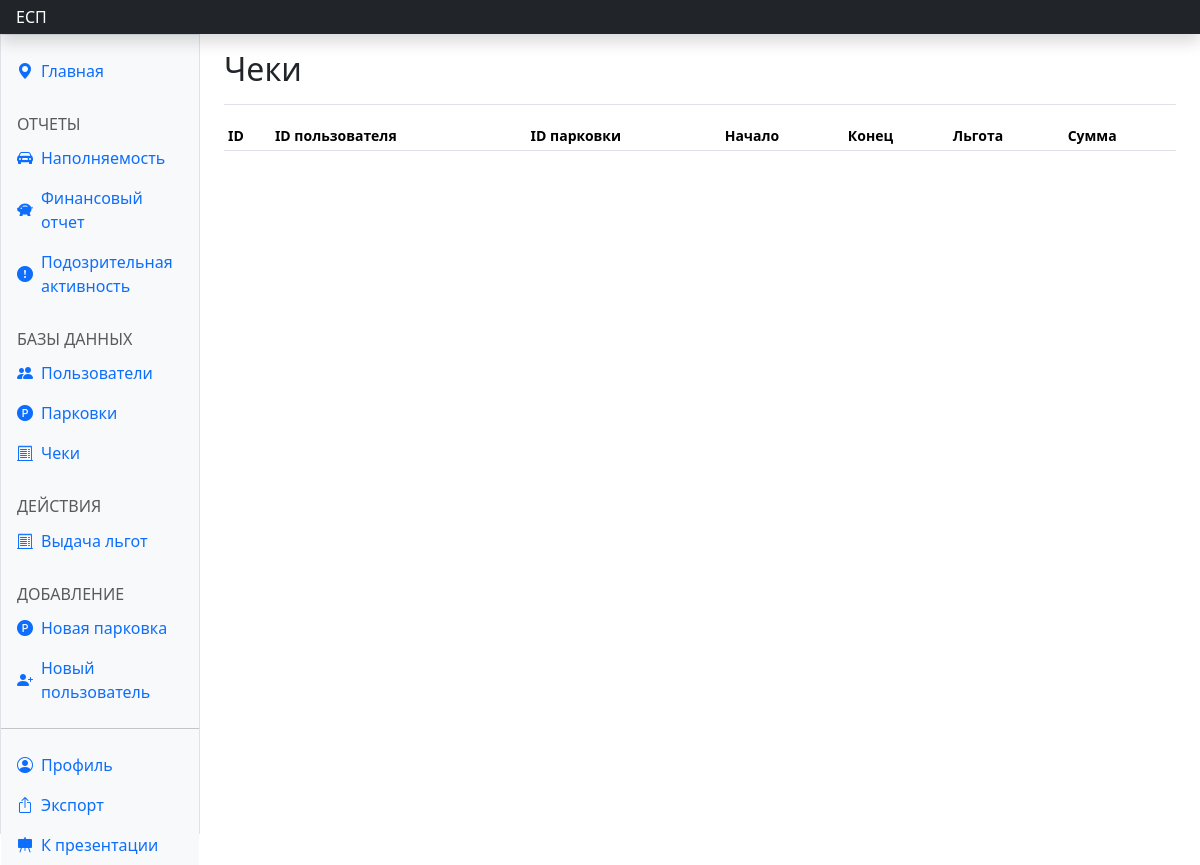
The page /dash_reciepts/ (signed in) on the database as committed earlier.
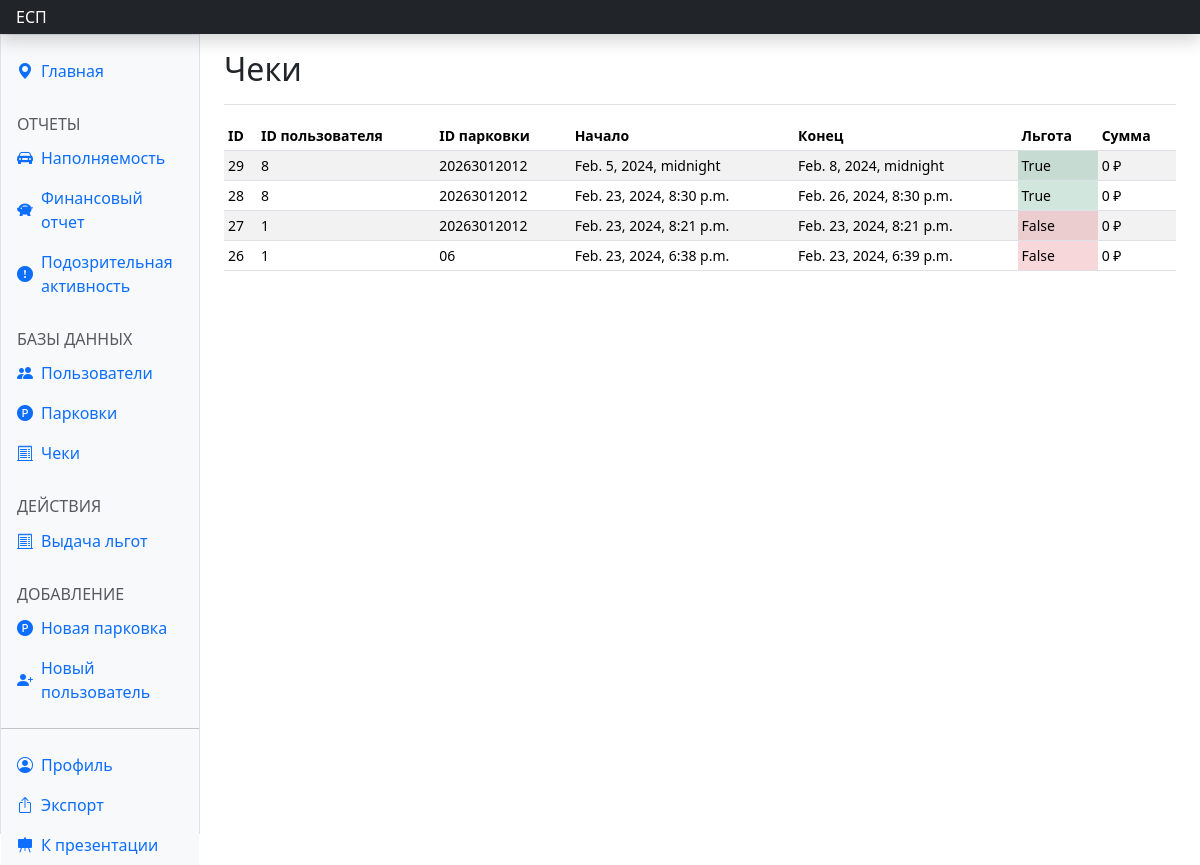
The same page on the database as committed later.
### parkingapp/models.py (models this page shows)
class Reciept(models.Model):
    parking_id = models.CharField(default='', max_length=100)
    user_id = models.IntegerField(default=0)
    start_time = models.DateTimeField(default=datetime(2, 1, 1, 0, 0, 0, tzinfo=None))
    final_start_time = models.DateTimeField(default=datetime(2, 1, 1, 0, 0, 0, tzinfo=None))
    finish_time = models.DateTimeField(default=datetime(2, 1, 1, 0, 0, 0, tzinfo=None))
    final_price = models.BigIntegerField(default=-1)
    benefit = models.BooleanField(default=False)
    price_per_hour = models.IntegerField(default=-1)

### parkingapp/views.py (the view)
# urls.py: path('dash_reciepts/', views.dash_reciepts, name='dash_reciepts'),
@login_required(redirect_field_name=None)
def dash_reciepts(request):
    if not request.user.admin_view:
        return redirect(reverse('parkingapp:dont_have_access'))
    reciepts = Reciept.objects.all()
    context = {
        'title': '',
        'reciepts': list(reciepts)[::-1],
    }
    return render(request, 'dash_reciepts.html', context)

### parkingapp/templates/dash_reciepts.html
{% extends 'dash_base.html' %}
{% block recact %}active{% endblock %}
{% block content %}
<main class="col-md-9 ms-sm-auto col-lg-10 px-md-4">
  <div class="d-flex justify-content-between flex-wrap flex-md-nowrap align-items-center pt-3 pb-2 mb-3 border-bottom">
    <h1 class="h2">Чеки</h1>
  </div>
  <div class="table-responsive small">
    <table class="table table-striped table-sm">
      <thead>
        <tr>
          <th scope="col">ID</th>
          <th scope="col">ID пользователя</th>
          <th scope="col">ID парковки</th>
          <th scope="col">Начало</th>
          <th scope="col">Конец</th>
          <th scope="col">Льгота</th>
          <th scope="col">Сумма</th>
        </tr>
      </thead>
      <tbody class="align-middle">
        {% for el in reciepts %}
        <tr>
          <td>{{el.pk}}</td>
          <td>{{el.user_id}}</td>
          <td>{{el.parking_id}}</td>
          <td>{{el.start_time}}</td>
          <td>{{el.finish_time}}</td>
          <td class="{% if el.benefit %} bg-success-subtle {% else %} bg-danger-subtle {% endif %}">{{el.benefit}}</td>
          <td>{{el.final_price}} ₽</td>
        </tr>
        {% endfor %}
      </tbody>
    </table>
  </div>
</main>
{% endblock %}

### parkingapp/templates/dash_base.html (shortened to what this page needs)
<!doctype html>
<html lang="en" data-bs-theme="light">
{% load static %}
<head>
  <link rel="stylesheet" href="https://cdn.jsdelivr.net/npm/@docsearch/css@3">
  <link href="https://cdn.jsdelivr.net/npm/bootstrap@5.3.2/dist/css/bootstrap.min.css" rel="stylesheet"
>
  <link href="https://cdn.jsdelivr.net/npm/bootstrap-icons@1.10.5/font/bootstrap-icons.min.css" rel="stylesheet">
  <link href="https://getbootstrap.com/docs/5.3/examples/dashboard/dashboard.css" rel="stylesheet">
</head>
<body>
  <header class="navbar sticky-top bg-dark flex-md-nowrap p-0 shadow" data-bs-theme="dark">
    <a class="navbar-brand col-md-3 col-lg-2 me-0 px-3 fs-6 text-white" href="{% url 'parkingapp:info' %}">ЕСП</a>
  </header>
  <div class="container-fluid">
    <div class="row">
      <div class="sidebar border border-right col-md-3 col-lg-2 p-0 bg-body-tertiary">
        <div class="offcanvas-md offcanvas-end bg-body-tertiary" tabindex="-1" id="sidebarMenu"
          aria-labelledby="sidebarMenuLabel">
          <div class="offcanvas-body d-md-flex flex-column p-0 pt-lg-3 overflow-y-auto">
            <ul class="nav flex-column mb-auto">
              <li class="nav-item">
                <a class="nav-link d-flex align-items-center gap-2 {% block mainact %}{% endblock %}"
                  href="{% url 'parkingapp:dash_main' %}">
                  <i class="bi bi-geo-alt-fill"></i>
                  Главная
                </a>
              </li>
            </ul>
            <h6
              class="sidebar-heading d-flex justify-content-between align-items-center px-3 mt-4 mb-1 text-body-secondary text-uppercase">
              <span>Отчеты</span>
            </h6>
            <ul class="nav flex-column">
              <li class="nav-item">
                <a class="nav-link d-flex align-items-center gap-2 {% block fullact %}{% endblock %}"
                  aria-current="page" href="{% url 'parkingapp:dash_full' %}">
                  <i class="bi bi-car-front-fill"></i>
                  Наполняемость
                </a>
              </li>
              <li class="nav-item">
                <a class="nav-link d-flex align-items-center gap-2 {% block finact %}{% endblock %}"
                  href="{% url 'parkingapp:dash_fin' %}">
                  <i class="bi bi-piggy-bank-fill"></i>
                  Финансовый отчет
                </a>
              </li>
              <li class="nav-item">
                <a class="nav-link d-flex align-items-center gap-2 {% block corract %}{% endblock %}"
                  href="{% url 'parkingapp:dash_corr' %}">
                  <i class="bi bi-exclamation-circle-fill"></i>
                  Подозрительная активность
                </a>
              </li>
              <h6
                class="sidebar-heading d-flex justify-content-between align-items-center px-3 mt-4 mb-1 text-body-secondary text-uppercase">
                <span>Базы данных</span>
              </h6>
              <ul class="nav flex-column mb-auto">
                <li class="nav-item">
                  <a class="nav-link d-flex align-items-center gap-2 {% block usersact %}{% endblock %}"
                    href="{% url 'parkingapp:dash_users' %}">
                    <i class="bi bi-people-fill"></i>
                    Пользователи
                  </a>
                </li>
                <li class="nav-item">
                  <a class="nav-link d-flex align-items-center gap-2 {% block parksact %}{% endblock %}"
                    href="{% url 'parkingapp:dash_parks' %}">
                    <i class="bi bi-p-circle-fill"></i>
                    Парковки
                  </a>
                </li>
                <li class="nav-item">
                  <a class="nav-link d-flex align-items-center gap-2 {% block recact %}{% endblock %}"
                    href="{% url 'parkingapp:dash_reciepts' %}">
                    <i class="bi bi-receipt-cutoff"></i>
                    Чеки
                  </a>
                </li>
              </ul>
              <h6
                class="sidebar-heading d-flex justify-content-between align-items-center px-3 mt-4 mb-1 text-body-secondary text-uppercase">
                <span>Действия</span>
              </h6>
              <ul class="nav flex-column mb-auto">
                <li class="nav-item">
                  <a class="nav-link d-flex align-items-center gap-2 {% block couponact %}{% endblock %}"
                    href="{% url 'parkingapp:coupon' %}">
                    <i class="bi bi-receipt-cutoff"></i>
                    Выдача льгот
                  </a>
                </li>
              </ul>
              <h6
                class="sidebar-heading d-flex justify-content-between align-items-center px-3 mt-4 mb-1 text-body-secondary text-uppercase">
                <span>Добавление</span>
              </h6>
              <ul class="nav flex-column mb-auto">
                <li class="nav-item">
                  <a class="nav-link d-flex align-items-center gap-2 {% block addact %}{% endblock %}"
                    href="{% url 'parkingapp:addparking' %}">
                    <i class="bi bi-p-circle-fill"></i>
                    Новая парковка
                  </a>
                </li>
                <li class="nav-item">
                  <a class="nav-link d-flex align-items-center gap-2 {% block signact %}{% endblock %}"
                    href="{% url 'parkingapp:signadmin' %}">
                    <i class="bi bi-person-plus-fill"></i>
                    Новый пользователь
                  </a>
                </li>
              </ul>
              <hr class="my-3">
              <ul class="nav flex-column mb-auto">
                <li class="nav-item">
                  <a class="nav-link d-flex align-items-center gap-2 {% block profact %}{% endblock %}"
                    href="{% url 'parkingapp:dash_profile' %}">
                    <i class="bi bi-person-circle"></i>
                    Профиль
                  </a>
                </li>
                <li class="nav-item">
                  <a class="nav-link d-flex align-items-center gap-2" href="{% url 'parkingapp:export' %}">
                    <i class="bi bi-box-arrow-up"></i>
                    Экспорт
                  </a>
                </li>
                <li class="nav-item">
                  <a class="nav-link d-flex align-items-center gap-2" href="/pptx">
                    <i class="bi bi-easel-fill"></i>
                    К презентации
                  </a>
                </li>
              </ul>
          </div>
        </div>
      </div>
      {% block content %}{% endblock %}
    </div>
  </div>
</body>
</html>

### parkingapp/templates/dash_base.html (style rules this page uses)
@media (min-width: 768px) { .sidebar { height: 100vh; } }
.bi { vertical-align: -.125em; fill: currentColor; }

Rows that differ between the two databases and show on the page:
added Reciept: pk "29", user_id "8", parking_id "20263012012", start_time "Feb. 5, 2024, midnight", finish_time "Feb. 8, 2024, midnight", benefit "True", final_price "0"
added Reciept: pk "28", user_id "8", parking_id "20263012012", start_time "Feb. 23, 2024, 8:30 p.m.", finish_time "Feb. 26, 2024, 8:30 p.m.", benefit "True", final_price "0"
added Reciept: pk "27", user_id "1", parking_id "20263012012", start_time "Feb. 23, 2024, 8:21 p.m.", finish_time "Feb. 23, 2024, 8:21 p.m.", benefit "False", final_price "0"
added Reciept: pk "26", user_id "1", parking_id "06", start_time "Feb. 23, 2024, 6:38 p.m.", finish_time "Feb. 23, 2024, 6:39 p.m.", benefit "False", final_price "0"
